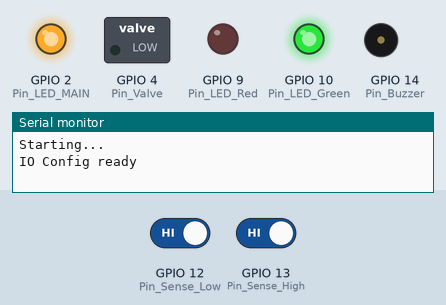
Recording of a sketch running on a simulated ESP8266 (NodeMCU). Parts: switched loads named in the sketch (green lamp = pin HIGH), output pins drawn as LEDs (lit = HIGH), buzzer (waves = sounding, pin HIGH), the last lines printed to the serial monitor. Inputs (shaded band) come from the test bench; at power-on: GPIO 13 (Pin_Sense_High) HIGH, GPIO 12 (Pin_Sense_Low) HIGH.

Above: at 1.2 s.
1.3 s: GPIO 13 (Pin_Sense_High) driven LOW
At 2.8 s:
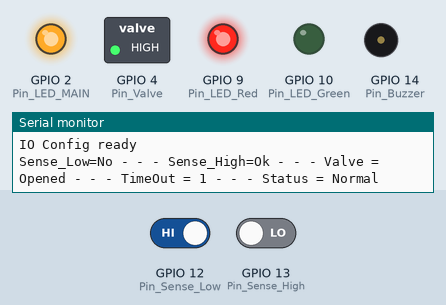
3.6 s: GPIO 12 (Pin_Sense_Low) driven LOW
At 6.3 s:
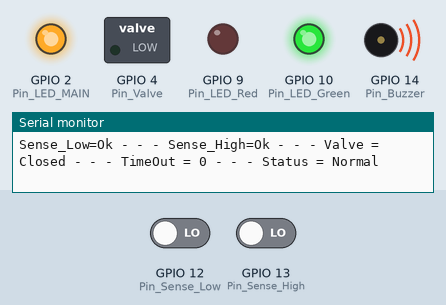
6.6 s: GPIO 12 (Pin_Sense_Low) driven HIGH
At 9.3 s:
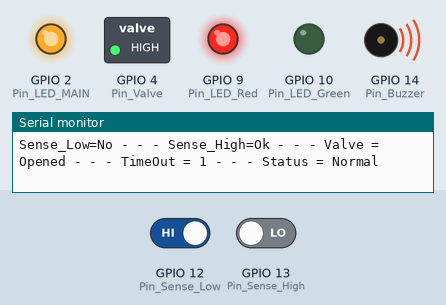
9.6 s: GPIO 13 (Pin_Sense_High) driven HIGH
Timing chart, 0 to 13.0 s (numbered marks = the images above; inputs shaded):
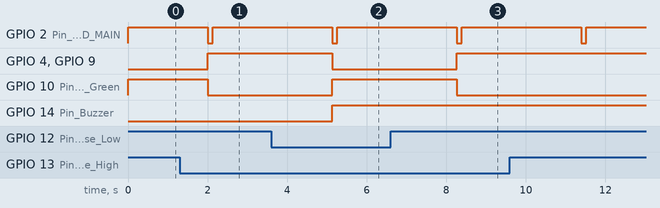

Measured:
- after the input at 3.6 s, GPIO 4 (Pin_Valve), GPIO 9 (Pin_LED_Red): HIGH → LOW after 1.5 s; GPIO 10 (Pin_LED_Green), GPIO 14 (Pin_Buzzer): LOW → HIGH after 1.5 s
- after the input at 6.6 s, GPIO 4 (Pin_Valve), GPIO 9 (Pin_LED_Red): LOW → HIGH after 1.7 s; GPIO 10 (Pin_LED_Green): HIGH → LOW after 1.7 s

The sketch:

WaterLevelControler.ino
```cpp
//#include <NTPClient.h>
#include <ESP8266WiFi.h>
//#include <WiFiUdp.h>
//#include <WiFiClient.h>
//#include <ESP8266WebServer.h>
//#include <EEPROM.h>
//////////////////////////////////////////////////////////////////////////////////////////////////////////
const int Pin_LED_MAIN =         2;
const int Pin_LED_Red =          9;
const int Pin_LED_Green =        10;
const int Pin_Valve =            4;
const int Pin_Sense_Low =        12;
const int Pin_Sense_High =       13;
const int Pin_Buzzer =           14;

String Request = "";
String Respond = "";
bool Value_Valve =               false;
bool Value_Sense_Low =           false;
bool Value_Sense_High =          false;
int  Valve_Time_On =            0;

//struct struct_Log
//{
//  char Valid;
//  unsigned long long DateTime;
//  char State;
//} Log;
//const int Log_Locate_Max =       100;
//char Log_Locate =                0;

//struct struct_Config
//{
//  char serial[16+1];
//  char ssid[32+1];
//  char password[32+1];
//  char local[16+1];
//  char gateway[16+1];
//  char subnet[16+1];
//  int Validation;
//} Config;

//IPAddress local;
//IPAddress gateway;
//IPAddress subnet;

//ESP8266WebServer server(80);
//WiFiUDP ntpUDP;
//NTPClient timeClient(ntpUDP, "pool.ntp.org", 12600);
//////////////////////////////////////////////////////////////////////////////////////////////////////////
void Set_Value_Valve(bool Value){
  Value_Valve = Value;
  digitalWrite(Pin_Valve, Value_Valve?HIGH:LOW);
  digitalWrite(Pin_LED_Red, Value_Valve?HIGH:LOW);
  digitalWrite(Pin_LED_Green, Value_Valve?LOW:HIGH);
}
bool Get_Value_Valve(void){
  return Value_Valve;
}
bool Get_Value_Sense_High(void)
{
  int Value = 0;
  for(int Index=0; Index<100; Index++)
  {
    Value += digitalRead(Pin_Sense_High);
    delay(10);
  }
  return (Value>60)?true:false;
}
bool Get_Value_Sense_Low(void)
{
  int Value = 0;
  for(int Index=0; Index<100; Index++)
  {
    Value += digitalRead(Pin_Sense_Low);
    delay(10);
  }
  return (Value>60)?true:false;
}
//////////////////////////////////////////////////////////////////////////////////////////////////////////
String Handle(String Receive) {
  /*
  if(Receive.indexOf("ON") != -1)
  {
    digitalWrite(Pin_LED_CPU, LOW);
    Set_Value_LAMP(true);
    Serial.println("Set_Value_LAMP(true)");
    return "ON\r\n";
  }
  else if(Receive.indexOf("OFF") != -1)
  {
    digitalWrite(Pin_LED_CPU, HIGH);
    Set_Value_LAMP(false);
    Serial.println("Set_Value_LAMP(false)");
    return "OFF\r\n";
  }
  else if(Receive.indexOf("?") != -1)
  {
    return Get_Value_LAMP()?"ON\r\n":"OFF\r\n";
  }
*/
  return "";
}
//////////////////////////////////////////////////////////////////////////////////////////////////////////
unsigned long long RTC_DateTimeTo40Bit(int Year, int Month, int Day, int Hour, int Minute, int Second)
{
  unsigned long long _40Bit = 0;

  _40Bit |= ((((unsigned long long)(Year & 0x3FFF)) << 26) | \
      (((unsigned long long)(Month & 0xF)) << 22) | \
      (((unsigned long long)(Day & 0x1F)) << 17) | \
      (((unsigned long long)(Hour & 0x1F)) << 12) | \
      (((unsigned long long)(Minute & 0x3F)) << 6) | \
      (((unsigned long long)(Second & 0x3F)) << 0));

  _40Bit &= 0xFFFFFFFFFF;

  return _40Bit;
}
//////////////////////////////////////////////////////////////////////////////////////////////////////////
/*RTC_DateTime RTC_40BitToDateTime(unsigned long long _40Bit)
{
  RTC_DateTime DateTime;

  DateTime.Date.SetYear((_40Bit >> 26) & 0x3FFF);
  DateTime.Date.SetMonth((_40Bit >> 22) & 0xF);
  DateTime.Date.SetDay((_40Bit >> 17) & 0x1F);

  DateTime.Time.SetHour((_40Bit >> 12) & 0x1F);
  DateTime.Time.SetMinute((_40Bit >> 6) & 0x3F);
  DateTime.Time.SetSecond((_40Bit >> 0) & 0x3F);

  return DateTime;
}*/
//////////////////////////////////////////////////////////////////////////////////////////////////////////
/*void Log_Clear()
{
    for(char Index=0; Index<Log_Locate_Max; Index++)
    {
        Log.Valid = 0;
        Log.DateTime = 0;
        Log.State = 0;

        EEPROM.put(((sizeof(Log)*Index)+4), Log);
        EEPROM.commit();
    }
    EEPROM.put(0, 0);
    EEPROM.commit();
}*/
//////////////////////////////////////////////////////////////////////////////////////////////////////////
/*void Log_Add(bool State)
{
    timeClient.update();
    unsigned long epochTime = timeClient.getEpochTime();
    struct tm *ptm = gmtime ((time_t *)&epochTime);

    Log.Valid = 123;
    Log.DateTime = RTC_DateTimeTo40Bit(ptm->tm_year+1900, ptm->tm_mon+1, ptm->tm_mday, timeClient.getHours(), timeClient.getMinutes(), timeClient.getSeconds());
    Log.State = State?1:0;

    EEPROM.put(((sizeof(Log)*Log_Locate)+4), Log);
    EEPROM.commit();
    Log_Locate++;
    if(Log_Locate >= Log_Locate_Max)
    {
        Log_Locate = 0;
    }
    EEPROM.put(0, Log_Locate);
    EEPROM.commit();
}*/
//////////////////////////////////////////////////////////////////////////////////////////////////////////
/*String Log_Get()
{
    String text = "";
    char buffer[64];

    for(char Index=0; Index<Log_Locate_Max; Index++)
    {
        EEPROM.get(((sizeof(Log)*Index)+4), Log);
        if(Log.Valid == 123)
        {
            sprintf(buffer, "DateTime 2022/11/25 10/15/34 - - - Valve = %s \r\n", (Log.State==1)?"Opened":"Closed");
            text += "<li class='ui-widget-content'>" + String(buffer) + "</li>";
        }
    }

    return text;
}*/
//////////////////////////////////////////////////////////////////////////////////////////////////////////
void PrintStatus()
{
    digitalWrite(Pin_LED_MAIN, LOW);
    char buffer[128];
    //timeClient.update();
    //unsigned long epochTime = timeClient.getEpochTime();
    //struct tm *ptm = gmtime ((time_t *)&epochTime);

    //sprintf(buffer, "%04d/%02d/%02d %02d:%02d:%02d - - - Valve = %s", ptm->tm_year+1900, ptm->tm_mon+1, ptm->tm_mday, timeClient.getHours(), timeClient.getMinutes(), timeClient.getSeconds(), Get_Value_Valve()?"Opened":"Closed");
    sprintf(buffer, "Sense_Low=%s - - - Sense_High=%s - - - Valve = %s - - - TimeOut = %d - - - Status = %s", (Value_Sense_Low==0)?"Ok":"No", (Value_Sense_High==0)?"Ok":"No", Get_Value_Valve()?"Opened":"Closed", Valve_Time_On, (Valve_Time_On==60)?"Fault":"Normal");

    Serial.println(buffer);
    digitalWrite(Pin_LED_MAIN, HIGH);
}
//////////////////////////////////////////////////////////////////////////////////////////////////////////
/*void Proccess_Page()
{
  String Page = "";

  if(server.argName(0).indexOf("Command") != -1)
  {
    if(server.arg(0).indexOf("Clear_Log") != -1)
    {
      Log_Clear();
      Page += "<script>";
      Page += "alert('Log Cleared');";
      Page += "history.go(-1);";
      Page += "location.reload();";
      Page += "</script>";
    }
  }
  else
  {
      Page += "<html lang='en'>";
      Page += "<head>";
      Page += "<meta http-equiv='refresh' content='10'>";
      Page += "<meta charset='utf-8'>";
      Page += "<meta name='viewport' content='width=device-width, initial-scale=1'>";
      Page += "<title>Water Level Control</title>";
      Page += "<link rel='stylesheet' href='https://code.jquery.com/ui/1.13.2/themes/base/jquery-ui.css'>";
      Page += "<link rel='stylesheet' href='https://jqueryui.com/resources/demos/style.css'>";
      Page += "<style>";
      Page += "#feedback { font-size: 1.4em; }";
      Page += "#selectable .ui-selecting { background: #FECA40; }";
      Page += "#selectable .ui-selected { background: #F39814; color: white; }";
      Page += "#selectable { list-style-type: none; margin: 0; padding: 0; width: 100%; }";
      Page += "#selectable li { margin: 3px; padding: 0.4em; font-size: 1.4em; height: 18px; }";
      Page += "</style>";
      Page += "<script src='https://code.jquery.com/jquery-3.6.0.js'></script>";
      Page += "<script src='https://code.jquery.com/ui/1.13.2/jquery-ui.js'></script>";
      Page += "</head>";
      Page += "<body style='background-image: url(https://static.vecteezy.com/system/resources/previews/004/478/034/non_2x/drop-water-ice-snow-seamless-design-background-vector.jpg); background-repeat: repeat;'>";
      Page += "<h1 style='text-align:center;'> WaterLevel Control</h1>";
      Page += "<fieldset style='background-color: rgba(255,255,255, 0.6);'>";
      Page += "<legend>Log : </legend>";
      Page += "<div style='overflow-y:scroll; height:400px; background-color: rgba(255,255,255, 0.6);'>";
      Page += "<ol id='selectable'>";
      Page += Log_Get();
      Page += "</ol>";
      Page += "</div>";
      Page += "</fieldset>";
      Page += "<br>";
      Page += "<fieldset style='background-color: rgba(255,255,255, 0.6);'>";
      Page += "<legend>Control Button : </legend>";
      Page += "<div>";
      Page += "<a href='?Command=Clear_Log' id='Clear_Log'>Clear Log</a>";
      Page += "</div>";
      Page += "</fieldset>";
      Page += "</body>";
      Page += "<script>";
      Page += "$(function(){ ";
      Page += "$('#selectable').selectable();";
      Page += "$('#Clear_Log').button();";
      Page += "$('#Clear_Log').on('click', function(event){";
      Page += "});";
      Page += "}); ";
      Page += "</script>";
      Page += "</html>";
  }

  server.send(200, "text/html", Page);
}*/
//////////////////////////////////////////////////////////////////////////////////////////////////////////
void setup(void) {

  /// Serial
  //{
  Serial.begin(2400);
  Serial.println("");
  Serial.println("Starting...");
  //}

  /// IO
  //{
  pinMode(Pin_LED_MAIN, OUTPUT);
  pinMode(Pin_LED_Red, OUTPUT);
  pinMode(Pin_LED_Green, OUTPUT);
  pinMode(Pin_Valve, OUTPUT);
  pinMode(Pin_Buzzer, OUTPUT);
  pinMode(Pin_Sense_Low, INPUT_PULLUP);
  pinMode(Pin_Sense_High, INPUT_PULLUP);

  digitalWrite(Pin_LED_MAIN, HIGH);
  digitalWrite(Pin_Buzzer, LOW);
  Value_Sense_Low = digitalRead(Pin_Sense_Low);
  Value_Sense_High = digitalRead(Pin_Sense_High);
  Set_Value_Valve(false);
  //}

  Serial.println("IO Config ready");

  /// EEprom Log
  //{
  //EEPROM.begin((sizeof(Log)*Log_Locate_Max)+4);
  //EEPROM.get(0, Log_Locate);
  //Serial.println("Loading EEprom Log");
  //}

  /*
  /// EEprom
  //{
  EEPROM.begin(512);
  Serial.println("Loading Config");
  EEPROM.get(0, Config);
  if(Config.Validation != 5)
  {
    Serial.println("Reset Factory Config");
    strcpy(Config.serial, "serial");
    strcpy(Config.ssid, "ssid");
    strcpy(Config.password, "password");
    strcpy(Config.local, "192.168.1.1");
    strcpy(Config.gateway, "192.168.1.1");
    strcpy(Config.subnet, "255.255.255.255");
    Config.Validation = 5;
    EEPROM.put(0, Config);
  }
  Serial.println("Loaded Config");
  EEPROM.end();
  //}
  */

  //strcpy(Config.serial, "O903000000");
  //strcpy(Config.ssid, "Mahsen_1000");
  //strcpy(Config.password, "03100mahsen3mik");
  //strcpy(Config.local, "192.168.88.250");
  //strcpy(Config.gateway, "192.168.88.1");
  //strcpy(Config.subnet, "255.255.255.0");

  /// WIFI
  //{
  //WiFi.mode(WIFI_STA);
  //WiFi.hostname(Config.serial);

  //Serial.print("Configuration is ");
  //WiFi.setAutoConnect(false);   // Not working by its own
  //WiFi.disconnect();
  //local.fromString(Config.local);
  //gateway.fromString(Config.gateway);
  //subnet.fromString(Config.subnet);
  //Serial.println(WiFi.config(local, gateway, subnet) ? "Ready" : "Failed!");

  //Serial.print("Server is ");
  //WiFi.begin(Config.ssid, Config.password);
  //for (int TimeOut=0; ((TimeOut<5) && (WiFi.status() != WL_CONNECTED)); TimeOut++)
  //{
  //   delay(1000);
  //}
  //if((WiFi.status() == WL_CONNECTED))
  //{
  //    Serial.println("Ready");
  //
  //    Serial.print("IP = ");
  //    Serial.println(WiFi.localIP());
  //
  //    server.on("/", HTTP_GET, []()
  //    {
  //      Proccess_Page();
  //    });
  //    server.begin();
  //    Serial.println("Server started");
  //
  //    timeClient.begin();
  //    Serial.println("ntpUDP started");
  //}
  //else
  //{
  //    Serial.println("Error");
  //}
  //}

}
//////////////////////////////////////////////////////////////////////////////////////////////////////////
void loop(void)
{

  Value_Sense_Low = Get_Value_Sense_Low();
  Value_Sense_High = Get_Value_Sense_High();
  if(Value_Sense_Low == HIGH)
  {
      if(Valve_Time_On < 60)
      {
          Set_Value_Valve(true);
          Valve_Time_On++;
      }
      if(Valve_Time_On == 60)
      {
          digitalWrite(Pin_Buzzer, LOW);
          Set_Value_Valve(false);
      }
  }
  else if(Value_Sense_High == LOW)
  {
      Set_Value_Valve(false);
      digitalWrite(Pin_Buzzer, HIGH);
      Valve_Time_On = 0;
  }

  PrintStatus();

  delay(1000);
  //server.handleClient();

}
//////////////////////////////////////////////////////////////////////////////////////////////////////////
```
